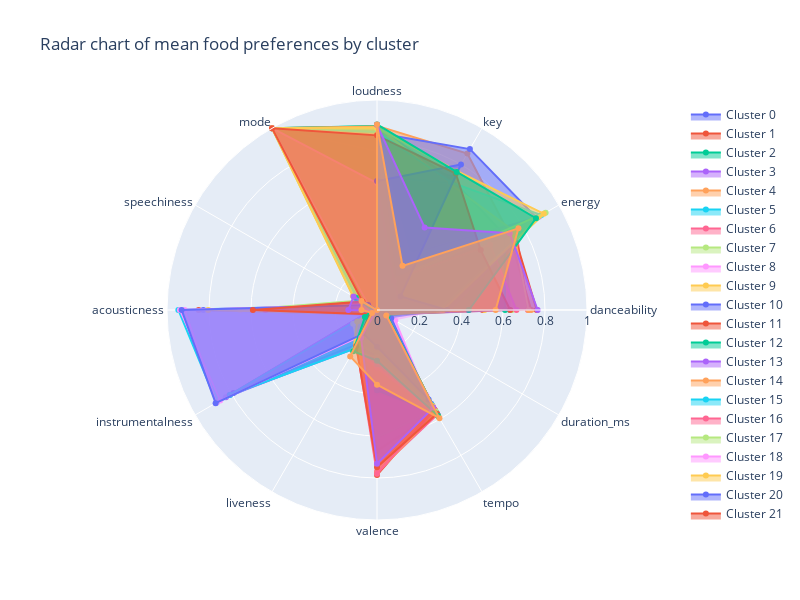

The notebook cell this image was saved under:
### Code cell
cf.plot_radar_chart_clusters(scaled_songs_df_cl,"MinMaxScaler",25,42)

### Figure 1 — Plotly figure (JSON) as saved in the notebook; plotly's stock layout.template omitted (floating-point values rounded to 4 significant figures)
{"data": [{"fill": "toself", "name": "Cluster 0", "r": [0.4337, 0.2478, 0.7318, 0.7451, 1, 0.04594, 0.8271, 0.0423, 0.1984, 0.2788, 0.5156, 0.05768], "theta": ["danceability", "energy", "key", "loudness", "mode", "speechiness", "acousticness", "instrumentalness", "liveness", "valence", "tempo", "duration_ms"], "type": "scatterpolar"}, {"fill": "toself", "name": "Cluster 1", "r": [0.5031, 0.2248, 0.6088, 0.7416, 0, 0.05325, 0.8493, 0.0322, 0.1869, 0.321, 0.5282, 0.05792], "theta": ["danceability", "energy", "key", "loudness", "mode", "speechiness", "acousticness", "instrumentalness", "liveness", "valence", "tempo", "duration_ms"], "type": "scatterpolar"}, {"fill": "toself", "name": "Cluster 2", "r": [0.6331, 0.7069, 0.7156, 0.8754, 1, 0.08362, 0.1187, 0.02072, 0.2101, 0.3928, 0.5571, 0.05416], "theta": ["danceability", "energy", "key", "loudness", "mode", "speechiness", "acousticness", "instrumentalness", "liveness", "valence", "tempo", "duration_ms"], "type": "scatterpolar"}, {"fill": "toself", "name": "Cluster 3", "r": [0.297, 0.8913, 0.1342, 0.8407, 1, 0.1083, 0.01255, 0.8308, 0.2026, 0.2618, 0.5783, 0.05749], "theta": ["danceability", "energy", "key", "loudness", "mode", "speechiness", "acousticness", "instrumentalness", "liveness", "valence", "tempo", "duration_ms"], "type": "scatterpolar"}, {"fill": "toself", "name": "Cluster 4", "r": [0.7345, 0.7264, 0.8608, 0.8767, 0, 0.1042, 0.1506, 0.02477, 0.1875, 0.6723, 0.5621, 0.05148], "theta": ["danceability", "energy", "key", "loudness", "mode", "speechiness", "acousticness", "instrumentalness", "liveness", "valence", "tempo", "duration_ms"], "type": "scatterpolar"}, {"fill": "toself", "name": "Cluster 5", "r": [0.3481, 0.1434, 0.6984, 0.6338, 1, 0.05068, 0.9458, 0.8816, 0.132, 0.184, 0.5211, 0.06628], "theta": ["danceability", "energy", "key", "loudness", "mode", "speechiness", "acousticness", "instrumentalness", "liveness", "valence", "tempo", "duration_ms"], "type": "scatterpolar"}, {"fill": "toself", "name": "Cluster 6", "r": [0.7188, 0.7642, 0.1255, 0.8731, 1, 0.09356, 0.09833, 0.0252, 0.1742, 0.7694, 0.5753, 0.04958], "theta": ["danceability", "energy", "key", "loudness", "mode", "speechiness", "acousticness", "instrumentalness", "liveness", "valence", "tempo", "duration_ms"], "type": "scatterpolar"}, {"fill": "toself", "name": "Cluster 7", "r": [0.6426, 0.4794, 0.3093, 0.8134, 0, 0.08956, 0.6526, 0.03777, 0.1894, 0.6067, 0.5494, 0.05386], "theta": ["danceability", "energy", "key", "loudness", "mode", "speechiness", "acousticness", "instrumentalness", "liveness", "valence", "tempo", "duration_ms"], "type": "scatterpolar"}, {"fill": "toself", "name": "Cluster 8", "r": [0.3533, 0.1492, 0.2538, 0.6287, 0, 0.04872, 0.9157, 0.8827, 0.1364, 0.1751, 0.4665, 0.07362], "theta": ["danceability", "energy", "key", "loudness", "mode", "speechiness", "acousticness", "instrumentalness", "liveness", "valence", "tempo", "duration_ms"], "type": "scatterpolar"}, {"fill": "toself", "name": "Cluster 9", "r": [0.5122, 0.2755, 0.1714, 0.7565, 1, 0.05469, 0.8039, 0.04381, 0.1709, 0.3737, 0.5277, 0.05529], "theta": ["danceability", "energy", "key", "loudness", "mode", "speechiness", "acousticness", "instrumentalness", "liveness", "valence", "tempo", "duration_ms"], "type": "scatterpolar"}, {"fill": "toself", "name": "Cluster 10", "r": [0.35, 0.8778, 0.8847, 0.8433, 0, 0.1117, 0.02448, 0.7895, 0.1894, 0.2768, 0.5779, 0.06078], "theta": ["danceability", "energy", "key", "loudness", "mode", "speechiness", "acousticness", "instrumentalness", "liveness", "valence", "tempo", "duration_ms"], "type": "scatterpolar"}, {"fill": "toself", "name": "Cluster 11", "r": [0.7608, 0.7489, 0.09596, 0.8825, 0, 0.1008, 0.1266, 0.003931, 0.1431, 0.7858, 0.547, 0.05009], "theta": ["danceability", "energy", "key", "loudness", "mode", "speechiness", "acousticness", "instrumentalness", "liveness", "valence", "tempo", "duration_ms"], "type": "scatterpolar"}, {"fill": "toself", "name": "Cluster 12", "r": [0.6098, 0.702, 0.1263, 0.8759, 1, 0.09453, 0.1041, 0.01888, 0.1848, 0.3823, 0.5702, 0.05351], "theta": ["danceability", "energy", "key", "loudness", "mode", "speechiness", "acousticness", "instrumentalness", "liveness", "valence", "tempo", "duration_ms"], "type": "scatterpolar"}, {"fill": "toself", "name": "Cluster 13", "r": [0.3478, 0.8836, 0.3068, 0.8481, 0, 0.1012, 0.02563, 0.8104, 0.2125, 0.2743, 0.5719, 0.06189], "theta": ["danceability", "energy", "key", "loudness", "mode", "speechiness", "acousticness", "instrumentalness", "liveness", "valence", "tempo", "duration_ms"], "type": "scatterpolar"}, {"fill": "toself", "name": "Cluster 14", "r": [0.7214, 0.7525, 0.6946, 0.8742, 1, 0.0933, 0.1003, 0.01928, 0.1701, 0.777, 0.5633, 0.04825], "theta": ["danceability", "energy", "key", "loudness", "mode", "speechiness", "acousticness", "instrumentalness", "liveness", "valence", "tempo", "duration_ms"], "type": "scatterpolar"}, {"fill": "toself", "name": "Cluster 15", "r": [0.294, 0.9038, 0.703, 0.8486, 1, 0.1094, 0.01306, 0.8091, 0.2124, 0.2583, 0.5648, 0.05978], "theta": ["danceability", "energy", "key", "loudness", "mode", "speechiness", "acousticness", "instrumentalness", "liveness", "valence", "tempo", "duration_ms"], "type": "scatterpolar"}, {"fill": "toself", "name": "Cluster 16", "r": [0.664, 0.6218, 0.168, 0.8363, 1, 0.07616, 0.531, 0.04508, 0.1963, 0.7798, 0.5507, 0.04403], "theta": ["danceability", "energy", "key", "loudness", "mode", "speechiness", "acousticness", "instrumentalness", "liveness", "valence", "tempo", "duration_ms"], "type": "scatterpolar"}, {"fill": "toself", "name": "Cluster 17", "r": [0.2937, 0.9273, 0.1742, 0.8645, 1, 0.1287, 0.003002, 0.131, 0.1872, 0.2082, 0.5576, 0.05952], "theta": ["danceability", "energy", "key", "loudness", "mode", "speechiness", "acousticness", "instrumentalness", "liveness", "valence", "tempo", "duration_ms"], "type": "scatterpolar"}, {"fill": "toself", "name": "Cluster 18", "r": [0.3058, 0.1191, 0.1602, 0.6044, 1, 0.04785, 0.9387, 0.8623, 0.1394, 0.1503, 0.473, 0.1004], "theta": ["danceability", "energy", "key", "loudness", "mode", "speechiness", "acousticness", "instrumentalness", "liveness", "valence", "tempo", "duration_ms"], "type": "scatterpolar"}, {"fill": "toself", "name": "Cluster 19", "r": [0.3134, 0.9171, 0.7639, 0.8689, 1, 0.1326, 0.01641, 0.1087, 0.2259, 0.2257, 0.5842, 0.06153], "theta": ["danceability", "energy", "key", "loudness", "mode", "speechiness", "acousticness", "instrumentalness", "liveness", "valence", "tempo", "duration_ms"], "type": "scatterpolar"}, {"fill": "toself", "name": "Cluster 20", "r": [0.3339, 0.1296, 0.7998, 0.6144, 0, 0.04853, 0.9304, 0.8874, 0.1297, 0.1747, 0.4917, 0.07816], "theta": ["danceability", "energy", "key", "loudness", "mode", "speechiness", "acousticness", "instrumentalness", "liveness", "valence", "tempo", "duration_ms"], "type": "scatterpolar"}, {"fill": "toself", "name": "Cluster 21", "r": [0.6345, 0.5703, 0.7504, 0.8316, 1, 0.07987, 0.5912, 0.04107, 0.1983, 0.7493, 0.5708, 0.0466], "theta": ["danceability", "energy", "key", "loudness", "mode", "speechiness", "acousticness", "instrumentalness", "liveness", "valence", "tempo", "duration_ms"], "type": "scatterpolar"}, {"fill": "toself", "name": "Cluster 22", "r": [0.4375, 0.8741, 0.759, 0.8836, 0, 0.1163, 0.02431, 0.06635, 0.2268, 0.2421, 0.5824, 0.05758], "theta": ["danceability", "energy", "key", "loudness", "mode", "speechiness", "acousticness", "instrumentalness", "liveness", "valence", "tempo", "duration_ms"], "type": "scatterpolar"}, {"fill": "toself", "name": "Cluster 23", "r": [0.7651, 0.7305, 0.4535, 0.8819, 0, 0.1291, 0.1365, 0.005674, 0.1519, 0.732, 0.5366, 0.05201], "theta": ["danceability", "energy", "key", "loudness", "mode", "speechiness", "acousticness", "instrumentalness", "liveness", "valence", "tempo", "duration_ms"], "type": "scatterpolar"}, {"fill": "toself", "name": "Cluster 24", "r": [0.5648, 0.7777, 0.2428, 0.8837, 0, 0.08515, 0.0738, 0.02751, 0.2552, 0.3558, 0.595, 0.05124], "theta": ["danceability", "energy", "key", "loudness", "mode", "speechiness", "acousticness", "instrumentalness", "liveness", "valence", "tempo", "duration_ms"], "type": "scatterpolar"}], "layout": {"height": 600, "polar": {"radialaxis": {"range": [0, 1], "visible": true}}, "showlegend": true, "title": {"text": "Radar chart of mean food preferences by cluster"}, "width": 800}}
